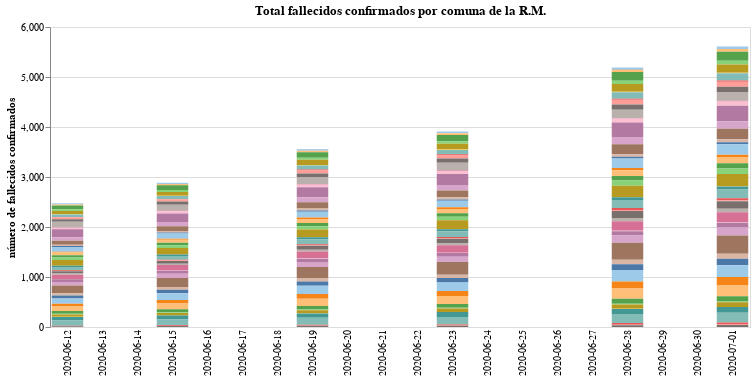

Source (notebook cell):
### Markdown cell above
# Evolución del total de fallecidos confirmados por comuna

### Code cell
#collapse-hide
import numpy as np
import pandas as pd
import altair as alt
from IPython.display import display, Markdown, display_html, HTML

#download the data
county_deaths_raw = pd.read_csv(
    "https://raw.githubusercontent.com/MinCiencia/Datos-COVID19/master/output/producto38/CasosFallecidosPorComuna.csv")
#select Metropolitan region
county_deaths_RM_raw = county_deaths_raw.query(
    "Region=='Metropolitana'").drop(
    columns=["Region", "Codigo region", "Codigo comuna"]).set_index("Comuna")
#first and last report date
first_date = county_deaths_RM_raw.T.iloc[1].name
last_date = county_deaths_raw.T.iloc[-1].name
#build dataframe with all the dates since first date to last date
county_deaths_RM = pd.DataFrame()
county_deaths_RM["Fecha"] = pd.date_range(start=first_date, end=last_date).strftime('%Y-%m-%d')
county_deaths_RM = county_deaths_RM.set_index("Fecha")
#transpose the dataframe
county_deaths_RM_raw = county_deaths_RM_raw.T
#build the dataframe with all the data from the reports
county_deaths_RM[list(county_deaths_RM_raw.columns)] = county_deaths_RM_raw[list(county_deaths_RM_raw.columns)]

#data in long form to plot it on Altair
county_deaths_RM_long_form = county_deaths_RM.drop(
    columns="Total").reset_index().melt("Fecha", var_name="Comuna", value_name="Fallecidos confirmados")

#plot the data
input_dropdown = alt.binding_select(options=county_deaths_RM_long_form['Comuna'].unique())
selection1 = alt.selection_single(fields=['Comuna'], bind=input_dropdown, name=' ')
selection2 = alt.selection_multi(fields=['Comuna'], on='mouseover')

color = alt.condition(selection1 | selection2,
                    alt.Color('Comuna:N', scale=alt.Scale(scheme='tableau20'), legend=None),
                    alt.value('lightgray'))

bars1 = alt.Chart(county_deaths_RM_long_form.fillna(0)).mark_bar().encode(
    x=alt.X("Fecha", axis=alt.Axis(title="", domain=False, tickSize=0)),
    y=alt.Y("Fallecidos confirmados", axis=alt.Axis(title="número de fallecidos confirmados")),
    tooltip = ["Fecha", "Comuna", "Fallecidos confirmados"],
    color = color
).properties(
    title="Total fallecidos confirmados por comuna de la R.M.",
    width=700).add_selection(
    selection1, selection2
).transform_filter(
    selection1
)

bars1

### Figure 1 — Vega-Lite specification as saved in the notebook (floating-point values rounded to 4 significant figures; data arrays with more than 128 entries replaced by an {"elided": "..."} marker saying what was removed)
{"config": {"view": {"continuousWidth": 400, "continuousHeight": 300}}, "data": {"name": "data-386828c8d98b280609f7adebac0b1d2c"}, "mark": "bar", "encoding": {"color": {"condition": {"type": "nominal", "field": "Comuna", "legend": null, "scale": {"scheme": "tableau20"}, "selection": {"or": [" ", "selector001"]}}, "value": "lightgray"}, "tooltip": [{"type": "nominal", "field": "Fecha"}, {"type": "nominal", "field": "Comuna"}, {"type": "quantitative", "field": "Fallecidos confirmados"}], "x": {"type": "nominal", "axis": {"domain": false, "tickSize": 0, "title": ""}, "field": "Fecha"}, "y": {"type": "quantitative", "axis": {"title": "número de fallecidos confirmados"}, "field": "Fallecidos confirmados"}}, "selection": {" ": {"type": "single", "fields": ["Comuna"], "bind": {"input": "select", "options": ["Alhue", "Buin", "Calera de Tango", "Cerrillos", "Cerro Navia", "Colina", "Conchali", "Curacavi", "El Bosque", "El Monte", "Estacion Central", "Huechuraba", "Independencia", "Isla de Maipo", "La Cisterna", "La Florida", "La Granja", "La Pintana", "La Reina", "Lampa", "Las Condes", "Lo Barnechea", "Lo Espejo", "Lo Prado", "Macul", "Maipu", "Maria Pinto", "Melipilla", "Nunoa", "Padre Hurtado", "Paine", "Pedro Aguirre Cerda", "Penaflor", "Penalolen", "Pirque", "Providencia", "Pudahuel", "Puente Alto", "Quilicura", "Quinta Normal", "Recoleta", "Renca", "San Bernardo", "San Joaquin", "San Jose de Maipo", "San Miguel", "San Pedro", "San Ramon", "Santiago", "Talagante", "Tiltil", "Vitacura", "Desconocido Metropolitana"]}}, "selector001": {"type": "multi", "fields": ["Comuna"], "on": "mouseover"}}, "title": "Total fallecidos confirmados por comuna de la R.M.", "transform": [{"filter": {"selection": " "}}], "width": 700, "$schema": "https://vega.github.io/schema/vega-lite/v4.8.1.json", "datasets": {"data-386828c8d98b280609f7adebac0b1d2c": {"elided": "1060 records"}}}
